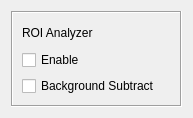
<?xml version="1.0" encoding="UTF-8"?>
<ui version="4.0">
 <class>RoiAnalyzer</class>
 <widget class="QWidget" name="RoiAnalyzer">
  <property name="geometry">
   <rect>
    <x>0</x>
    <y>0</y>
    <width>193</width>
    <height>118</height>
   </rect>
  </property>
  <property name="windowTitle">
   <string>Form</string>
  </property>
  <layout class="QVBoxLayout" name="verticalLayout">
   <item>
    <widget class="QFrame" name="frame">
     <property name="frameShape">
      <enum>QFrame::Box</enum>
     </property>
     <property name="frameShadow">
      <enum>QFrame::Sunken</enum>
     </property>
     <layout class="QGridLayout" name="gridLayout">
      <item row="0" column="0">
       <widget class="QLabel" name="label">
        <property name="text">
         <string>ROI Analyzer</string>
        </property>
       </widget>
      </item>
      <item row="1" column="0">
       <widget class="QCheckBox" name="enable_checkBox">
        <property name="text">
         <string>Enable</string>
        </property>
       </widget>
      </item>
      <item row="2" column="0">
       <widget class="QCheckBox" name="bg_subtract_checkBox">
        <property name="text">
         <string>Background Subtract</string>
        </property>
       </widget>
      </item>
     </layout>
    </widget>
   </item>
  </layout>
 </widget>
 <resources/>
 <connections/>
</ui>
